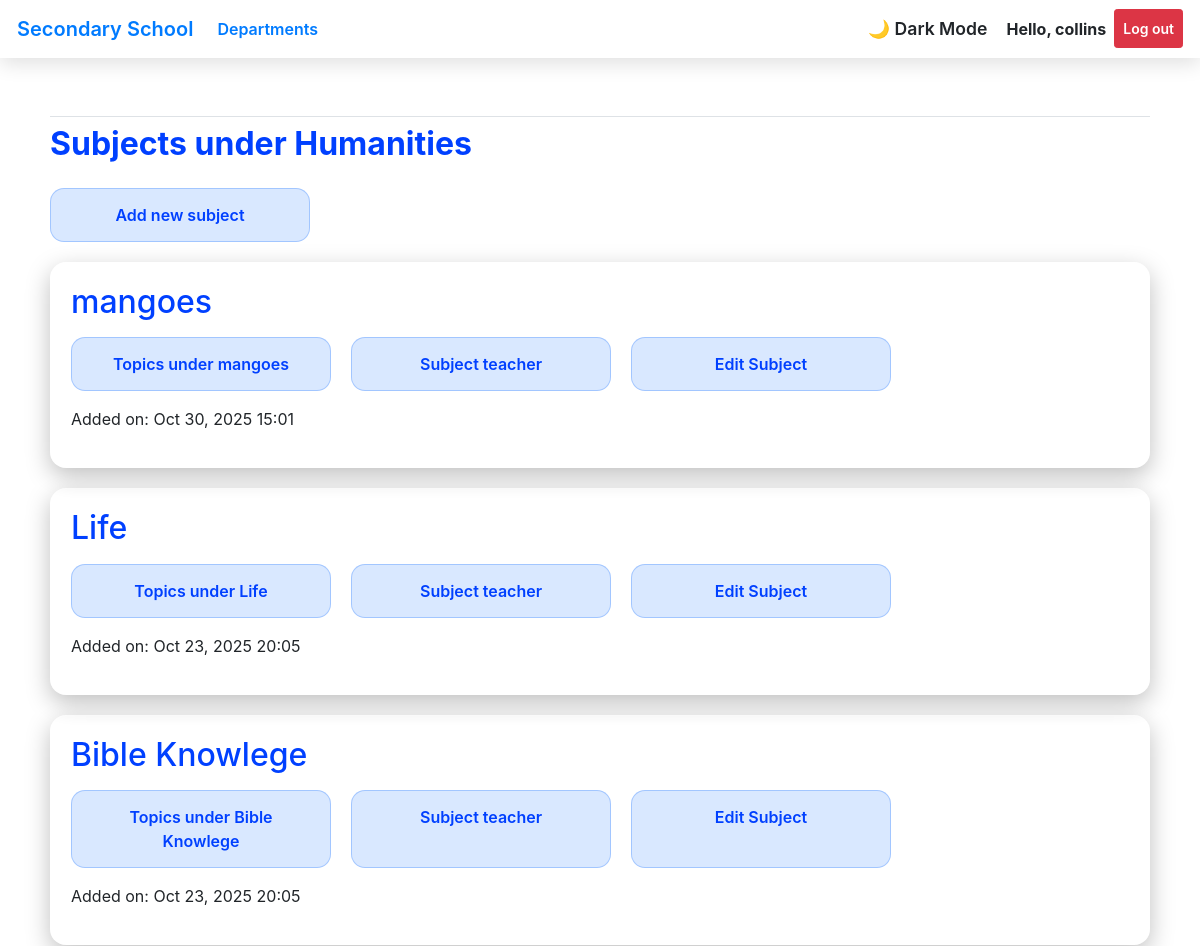
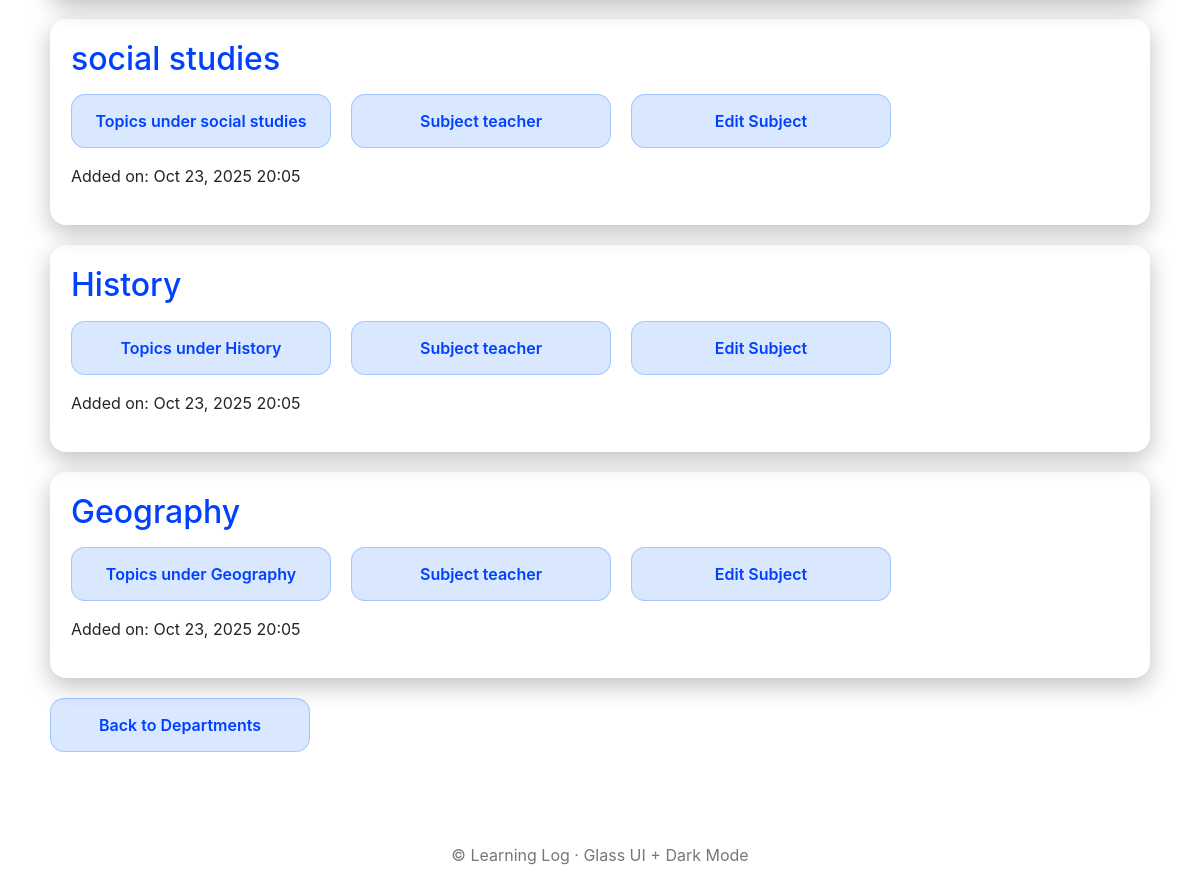
The app's page /departments/2/ (signed in) with its own data (2 pictures, top to bottom).
### school_app/models.py (models this page shows, shortened)
class Departments(models.Model):
    text = models.CharField(max_length=300)
    date_added = models.DateTimeField(auto_now_add=True)
    owner = models.ForeignKey(User, on_delete=models.CASCADE)
    class Meta:
        verbose_name_plural = 'departments'

class Subjects(models.Model):
    department_subjects = models.ForeignKey(Departments, on_delete=models.CASCADE)
    owner = models.ForeignKey(User, on_delete=models.CASCADE)
    text = models.CharField(max_length=300)
    date_added = models.DateTimeField(auto_now_add=True)
    class Meta:
        verbose_name_plural = 'subjects'

### school_app/views.py (the view)
# urls.py: path('departments/<int:department_id>/', views.subjects, name='subjects'),
@login_required()
def subjects(request, department_id):
    department = Departments.objects.get(id=department_id)
    if department.owner != request.user:
        raise Http404
    subjects = department.subjects_set.order_by('-date_added')  # note: subjects_set
    context = {'department': department, 'subjects': subjects}
    return render(request, 'school_app/subjects.html', context)

### school_app/templates/school_app/subjects.html (shortened to what this page needs)
{% extends "school_app/base.html" %}
{% block content %}
<h2 class="page-title text-3xl mb-4">
    Subjects under {{ department.text }}
</h2>
<p>
    <a class="glass-box" href="{% url 'school_app:new_subject' department.id %}">
        Add new subject
    </a>
</p>
<ul style="list-style: none; padding-left: 0;">
    {% for subject in subjects %}
        <li class="glass-card">
            <h2 class="text-2xl font-bold mb-3" style="color:#0040ff;">
                {{ subject.text }}
            </h2>
            <div class="row-boxes">
                <a class="glass-box"
                   href="{% url 'school_app:topics' subject.id %}">
                    Topics under {{ subject.text }}
                </a>
                <a class="glass-box"
                   href="{% url 'school_app:subject_teacher' subject.id %}">
                    Subject teacher
                </a>
                <a class="glass-box"
                   href="{% url 'school_app:edit_subject' subject.id %}">
                    Edit Subject
                </a>
            </div>
            <p class="text-sm mt-3 opacity-75">
                Added on: {{ subject.date_added|date:"M d, Y H:i" }}
            </p>
        </li>
    {% empty %}
        <li class="glass-card">No subjects have been added for this department yet.</li>
    {% endfor %}
</ul>
<p>
    <a class="glass-box" href="{% url 'school_app:departments' %}">
        Back to Departments
    </a>
</p>
{% endblock content %}

### school_app/templates/school_app/base.html (shortened to what this page needs)
{% load bootstrap4 %}
<!doctype html>
<html lang="en">
<head>
    {% bootstrap_css %}
</head>
<body class="fade-in">
<nav class="navbar navbar-expand-md glass-nav mb-4">
    <a class="navbar-brand" href="{% url 'school_app:index' %}">Secondary School</a>
    <div class="collapse navbar-collapse" id="mainNav">
        <ul class="navbar-nav mr-auto slide-up">
            <li class="nav-item">
                <a class="nav-link" href="{% url 'school_app:departments' %}">Departments</a>
            </li>
        </ul>
        <ul class="navbar-nav ml-auto slide-up">
            <li class="nav-item">
                <span id="darkModeToggle" class="nav-link">
                    🌙 Dark Mode
                </span>
            </li>
            {% if user.is_authenticated %}
                <li class="nav-item">
                    <span class="nav-link font-weight-bold">
                        Hello, {{ user.username }}
                    </span>
                </li>
                <li class="nav-item">
                    <form action="{% url 'users:logout' %}" method="post" style="display:inline;">
                        <button type="submit" class="nav-link btn btn-danger btn-sm text-white">
                            Log out
                        </button>
                    </form>
                </li>
            {% endif %}
        </ul>
    </div>
</nav>
<main class="container main-container slide-up">
    <div class="pb-2 mb-2 border-bottom">
    </div>
    <div>
        {% block content %}{% endblock content %}
    </div>
</main>
<div class="footer slide-up">
    &copy; {{ now|date:"Y" }} Learning Log · Glass UI + Dark Mode
</div>
</body>
</html>

### school_app/templates/school_app/base.html (style rules this page uses)
.glass-nav { background: rgba(255, 255, 255, 0.35); backdrop-filter: blur(18px) saturate(180%); -webkit-backdrop-filter: blur(18px) saturate(180%); border: 1px solid rgba(255, 255, 255, 0.4); box-shadow: 0 6px 20px rgba(0,0,0,0.12); }
.nav-link, .navbar-brand { font-weight: 600; transition: 0.4s; }
.fade-in { animation: fadeIn 0.9s ease forwards; }
.slide-up { animation: slideUp 0.9s ease forwards; }
.main-container { margin-top: 30px; padding: 20px; }
#darkModeToggle { cursor: pointer; font-size: 1.1rem; padding: 6px 10px; border-radius: 8px; border: 1px solid transparent; }
.footer { text-align: center; padding: 15px; margin-top: 40px; color: #777; }

### school_app/templates/school_app/subjects.html (style rules this page uses)
.row-boxes { display: flex; gap: 20px; flex-wrap: wrap; margin-top: 10px; }
.glass-box { background: rgba(0, 102, 255, 0.15); backdrop-filter: blur(16px); -webkit-backdrop-filter: blur(16px); padding: 14px 22px; border-radius: 14px; border: 1px solid rgba(0, 102, 255, 0.25); transition: transform .25s ease, box-shadow .25s ease, background .25s ease; text-decoration: none; display: inline-block; color: #0040ff; font-weight: 600; width: 260px; text-align: center; }
.glass-card { background: rgba(255, 255, 255, 0.15); backdrop-filter: blur(16px); border-radius: 16px; padding: 20px; margin: 20px 0; border: 1px solid rgba(255, 255, 255, 0.2); animation: fadeIn 0.7s ease-in-out; box-shadow: 0 8px 25px rgba(0,0,0,0.25); }
.page-title { color: #0040ff; font-weight: bold; }

### records on screen
Departments: text "Humanities"
Subjects: text "mangoes", date_added "Oct 30, 2025 15:01"
Subjects: text "Life", date_added "Oct 23, 2025 20:05"
Subjects: text "Bible Knowlege", date_added "Oct 23, 2025 20:05"
Subjects: text "social studies", date_added "Oct 23, 2025 20:05"
Subjects: text "History", date_added "Oct 23, 2025 20:05"
Subjects: text "Geography", date_added "Oct 23, 2025 20:05"

### other values on screen
{{ user.username }} "collins"
